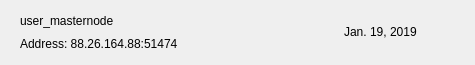
<?xml version="1.0" encoding="UTF-8"?>
<ui version="4.0">
 <class>MNRow</class>
 <widget class="QWidget" name="MNRow">
  <property name="geometry">
   <rect>
    <x>0</x>
    <y>0</y>
    <width>475</width>
    <height>65</height>
   </rect>
  </property>
  <property name="windowTitle">
   <string>Form</string>
  </property>
  <property name="styleSheet">
   <string notr="true">color: rgb(0, 0, 0);</string>
  </property>
  <layout class="QVBoxLayout" name="verticalLayout_2">
   <property name="spacing">
    <number>0</number>
   </property>
   <property name="leftMargin">
    <number>20</number>
   </property>
   <property name="topMargin">
    <number>0</number>
   </property>
   <property name="rightMargin">
    <number>20</number>
   </property>
   <property name="bottomMargin">
    <number>0</number>
   </property>
   <item>
    <widget class="QFrame" name="frame_2">
     <property name="styleSheet">
      <string notr="true">border:none;</string>
     </property>
     <property name="frameShape">
      <enum>QFrame::StyledPanel</enum>
     </property>
     <property name="frameShadow">
      <enum>QFrame::Raised</enum>
     </property>
     <layout class="QHBoxLayout" name="horizontalLayout">
      <property name="leftMargin">
       <number>0</number>
      </property>
      <property name="rightMargin">
       <number>0</number>
      </property>
      <item>
       <widget class="QFrame" name="frame">
        <property name="styleSheet">
         <string notr="true">border:none;padding:0px;</string>
        </property>
        <property name="frameShape">
         <enum>QFrame::StyledPanel</enum>
        </property>
        <property name="frameShadow">
         <enum>QFrame::Raised</enum>
        </property>
        <layout class="QVBoxLayout" name="verticalLayout">
         <property name="spacing">
          <number>0</number>
         </property>
         <property name="leftMargin">
          <number>0</number>
         </property>
         <property name="topMargin">
          <number>0</number>
         </property>
         <property name="rightMargin">
          <number>0</number>
         </property>
         <property name="bottomMargin">
          <number>0</number>
         </property>
         <item>
          <widget class="QLabel" name="labelName">
           <property name="text">
            <string>user_masternode</string>
           </property>
          </widget>
         </item>
         <item>
          <widget class="QLabel" name="labelAddress">
           <property name="text">
            <string>Address: 88.26.164.88:51474</string>
           </property>
          </widget>
         </item>
        </layout>
       </widget>
      </item>
      <item>
       <spacer name="horizontalSpacer">
        <property name="orientation">
         <enum>Qt::Horizontal</enum>
        </property>
        <property name="sizeHint" stdset="0">
         <size>
          <width>40</width>
          <height>20</height>
         </size>
        </property>
       </spacer>
      </item>
      <item>
       <widget class="QLabel" name="labelDate">
        <property name="text">
         <string>Jan. 19, 2019</string>
        </property>
       </widget>
      </item>
      <item>
       <widget class="QPushButton" name="pushButtonMenu">
        <property name="styleSheet">
         <string notr="true">border:none; background-color:transparent; padding:0px;</string>
        </property>
        <property name="text">
         <string/>
        </property>
        <property name="icon">
         <iconset>
          <normaloff>:/ic-menu-hover</normaloff>:/ic-menu-hover</iconset>
        </property>
        <property name="iconSize">
         <size>
          <width>24</width>
          <height>24</height>
         </size>
        </property>
       </widget>
      </item>
     </layout>
    </widget>
   </item>
   <item>
    <widget class="QLabel" name="lblDivisory">
     <property name="minimumSize">
      <size>
       <width>0</width>
       <height>1</height>
      </size>
     </property>
     <property name="maximumSize">
      <size>
       <width>16777215</width>
       <height>1</height>
      </size>
     </property>
     <property name="text">
      <string/>
     </property>
     <property name="alignment">
      <set>Qt::AlignBottom|Qt::AlignLeading|Qt::AlignLeft</set>
     </property>
    </widget>
   </item>
  </layout>
 </widget>
 <resources/>
 <connections/>
</ui>
